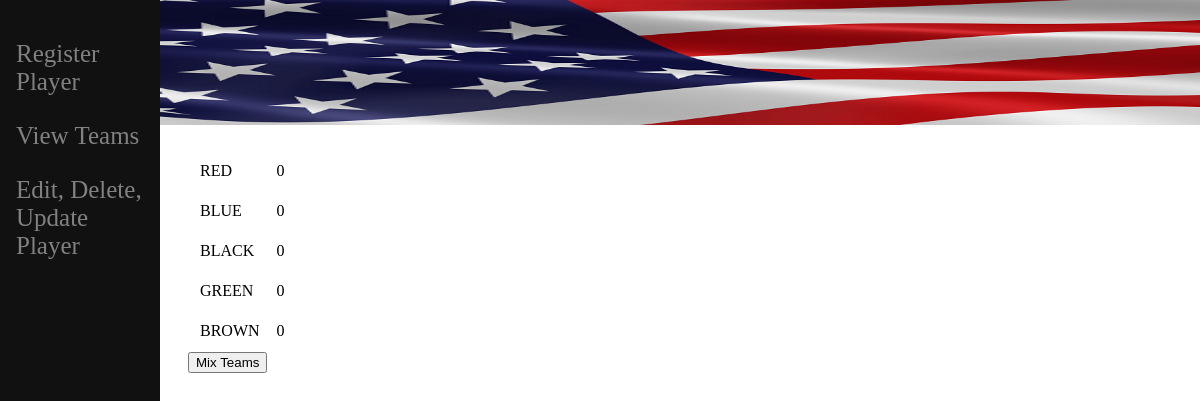
/, run on an earlier commit of the app's database.
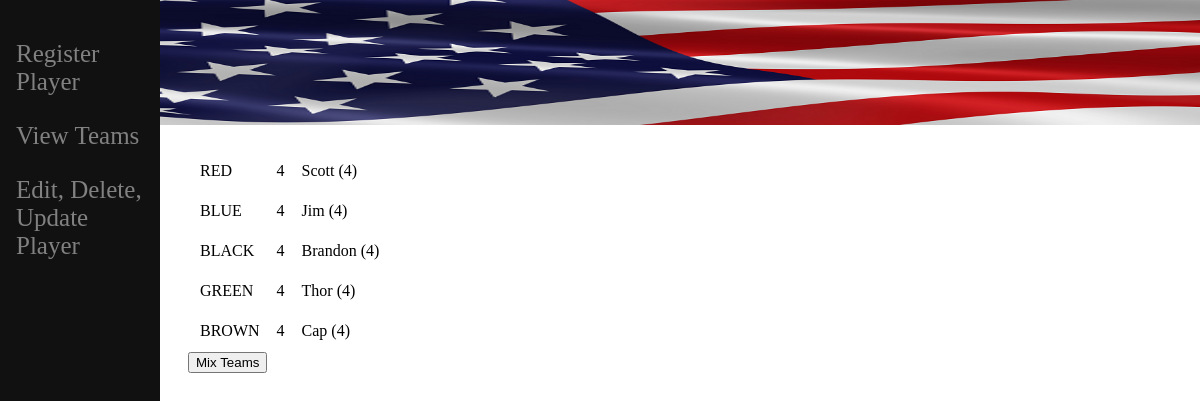
And on a later commit of the database.
### v_ball/models.py (models this page shows)
class Player(models.Model):
    player_name = models.CharField(max_length=30)
    skill_level = models.IntegerField()
    team = models.ForeignKey(Team, on_delete=models.SET_NULL, null=True, related_name="players")
    def __str__(self):
        return self.player_name

### v_ball/views.py (the view)
# urls.py: 2. Add a URL to urlpatterns:  path('', views.home, name='home')
def home(request):
    [red_team_points, blue_team_points, black_team_points, green_team_points, brown_team_points] = total_point_calc()
    players1 = Player.objects.all().filter(team = 1)
    players2 = Player.objects.all().filter(team = 2)
    players3 = Player.objects.all().filter(team = 3)
    players4 = Player.objects.all().filter(team = 4)
    players5 = Player.objects.all().filter(team = 5)
    points_red = red_team_points
    points_blue = blue_team_points
    points_black = black_team_points
    points_green = green_team_points
    points_brown = brown_team_points
    return render(request, 'home.html', {'players1': players1, 'players2': players2, 'players3': players3,'players4': players4,'players5': players5, 'points_red':points_red, 'points_blue': points_blue, 'points_black':points_black, 'points_green': points_green, 'points_brown': points_brown})

### v_ball/templates/home.html (shortened to what this page needs)
{% extends 'base.html' %}
{% block content %}
{% load static %}
<html>
        <body>
                <div>
                <table>
                        <tr>
                                <td style="padding:10px;">RED</td>
                                <td style="padding: 5px;">{{points_red}}</td>
                                {% for p in players1 %}
                                <td style="padding:10px;">{{p.player_name}} ({{p.skill_level}})</td>
                                {% endfor %}
                        </tr>
                        <tr>
                                <td style="padding:10px;">BLUE</td>
                                <td style="padding: 5px;">{{points_blue}}</td>
                                {% for p in players2 %}
                                <td style="padding:10px;">{{p.player_name}} ({{p.skill_level}})</td>
                                {% endfor %}
                        </tr>
                        <tr>
                                <td style="padding:10px;">BLACK</td>
                                <td style="padding: 5px;">{{points_black}}</td>
                                {% for p in players3 %}
                                <td style="padding:10px;">{{p.player_name}} ({{p.skill_level}})</td>
                                {% endfor %}
                        </tr>
                        <tr>
                                <td style="padding:10px;">GREEN</td>
                                <td style="padding: 5px;">{{points_green}}</td>
                                {% for p in players4 %}
                                <td style="padding:10px;">{{p.player_name}} ({{p.skill_level}})</td>
                                {% endfor %}
                        </tr>
                        <tr>
                                <td style="padding:10px;">BROWN</td>
                                <td style="padding: 5px;">{{points_brown}}</td>
                                {% for p in players5 %}
                                <td style="padding:10px;">{{p.player_name}} ({{p.skill_level}})</td>
                                {% endfor %}
                        </tr>
                </table>
                <form action= "/mix_teams" method ='get'>
                        <input type= "submit" value= "Mix Teams" />
                </div>
        </body>
</html>
{% endblock %}

What changed in the data, as far as the page shows it:
added Player: player_name "Scott", skill_level "4"
added Player: player_name "Jim", skill_level "4"
added Player: player_name "Brandon", skill_level "4"
added Player: player_name "Thor", skill_level "4"
added Player: player_name "Cap", skill_level "4"
Also different on the page:
{{ points_red }}: "0" → "4"
{{ points_blue }}: "0" → "4"
{{ points_black }}: "0" → "4"
{{ points_green }}: "0" → "4"
{{ points_brown }}: "0" → "4"
